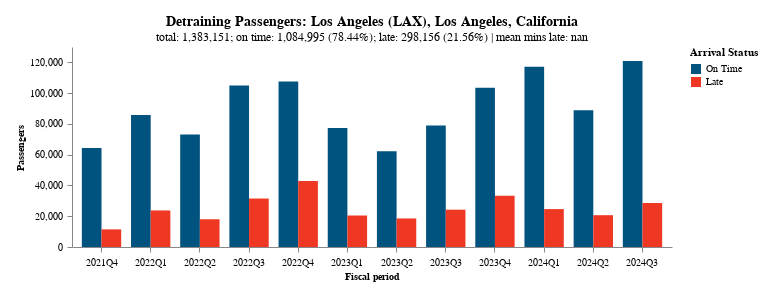

The code cell stored with this chart in its notebook:
### Markdown cell above
### 3.20 LAX: visualize detraining passengers

Visualize LAX detraining passengers, both on-time and late, across all years and quarters with a
bar chart.

### Code cell
# Assemble the data for the chart
chrt_data = vis_bar.create_detrain_chart_frame(lax_qtr_stats, CHRT_BAR["columns"])

# Get station code, station name, city, and state to use in the chart title
text = frm.drop_dups_and_squeeze(
    lax, [COLS["station_code"], COLS["station"], COLS["city"], COLS["state"]]
)

# Chart title
title_txt = (
    f"Detraining Passengers: {text['Arrival Station']} ({text['Arrival Station Code']}), "
    f"{text['City']}, {text['State']}"
)
title = ttl.format_title(lax_stats, title_txt)

# Create and display grouped bar chart
chart = vis_bar.create_grouped_bar_chart(
    chrt_data,
    "Fiscal Period:N",
    "Passengers:Q",
    "Arrival Status:N",
    CHRT_BAR["xoffset_sort"],
    CHRT_BAR["colors"],
    title,
)

chart.display()

### Figure 1 — Vega-Lite specification as saved in the notebook (floating-point values rounded to 4 significant figures)
{"config": {"view": {"continuousWidth": 300, "continuousHeight": 300, "stroke": null, "strokeWidth": 0}}, "layer": [{"mark": {"type": "bar"}, "encoding": {"color": {"field": "Arrival Status", "scale": {"domain": ["On Time", "Late"], "range": ["#00537e", "#ef3824"]}, "title": "Arrival Status", "type": "nominal"}, "tooltip": [{"field": "Fiscal Period", "type": "nominal"}, {"field": "Arrival Status", "type": "nominal"}, {"field": "Passengers", "type": "quantitative"}], "x": {"axis": {"labelAngle": 0, "labelFontWeight": "normal", "labelPadding": 5, "title": "Fiscal period", "titleFontSize": 10, "titleFontWeight": "bold"}, "field": "Fiscal Period", "type": "nominal"}, "xOffset": {"field": "Arrival Status", "sort": ["On Time", "Late"], "type": "nominal"}, "y": {"axis": {"grid": false, "labelAngle": 0, "labelFontWeight": "normal", "labelPadding": 5, "title": "Passengers", "titleFontSize": 10, "titleFontWeight": "bold"}, "field": "Passengers", "type": "quantitative"}}}], "data": {"name": "data-b21e1497efcfa5256adf35ad7fb63055"}, "height": 200, "padding": 15, "title": {"text": ["Detraining Passengers: Los Angeles (LAX), Los Angeles, California"], "subtitle": "total: 1,383,151; on time: 1,084,995 (78.44%); late: 298,156 (21.56%) | mean mins late: nan", "anchor": "middle", "fontSize": 14, "subtitleFontSize": 12}, "width": 600, "$schema": "https://vega.github.io/schema/vega-lite/v5.20.1.json", "datasets": {"data-b21e1497efcfa5256adf35ad7fb63055": [{"Fiscal Period": "2021Q4", "Arrival Status": "On Time", "Passengers": 64402}, {"Fiscal Period": "2022Q1", "Arrival Status": "On Time", "Passengers": 85875}, {"Fiscal Period": "2022Q2", "Arrival Status": "On Time", "Passengers": 73089}, {"Fiscal Period": "2022Q3", "Arrival Status": "On Time", "Passengers": 104978}, {"Fiscal Period": "2022Q4", "Arrival Status": "On Time", "Passengers": 107495}, {"Fiscal Period": "2023Q1", "Arrival Status": "On Time", "Passengers": 77392}, {"Fiscal Period": "2023Q2", "Arrival Status": "On Time", "Passengers": 62314}, {"Fiscal Period": "2023Q3", "Arrival Status": "On Time", "Passengers": 78934}, {"Fiscal Period": "2023Q4", "Arrival Status": "On Time", "Passengers": 103577}, {"Fiscal Period": "2024Q1", "Arrival Status": "On Time", "Passengers": 117178}, {"Fiscal Period": "2024Q2", "Arrival Status": "On Time", "Passengers": 88907}, {"Fiscal Period": "2024Q3", "Arrival Status": "On Time", "Passengers": 120854}, {"Fiscal Period": "2021Q4", "Arrival Status": "Late", "Passengers": 11456}, {"Fiscal Period": "2022Q1", "Arrival Status": "Late", "Passengers": 23767}, {"Fiscal Period": "2022Q2", "Arrival Status": "Late", "Passengers": 18051}, {"Fiscal Period": "2022Q3", "Arrival Status": "Late", "Passengers": 31514}, {"Fiscal Period": "2022Q4", "Arrival Status": "Late", "Passengers": 42910}, {"Fiscal Period": "2023Q1", "Arrival Status": "Late", "Passengers": 20476}, {"Fiscal Period": "2023Q2", "Arrival Status": "Late", "Passengers": 18553}, {"Fiscal Period": "2023Q3", "Arrival Status": "Late", "Passengers": 24261}, {"Fiscal Period": "2023Q4", "Arrival Status": "Late", "Passengers": 33286}, {"Fiscal Period": "2024Q1", "Arrival Status": "Late", "Passengers": 24637}, {"Fiscal Period": "2024Q2", "Arrival Status": "Late", "Passengers": 20676}, {"Fiscal Period": "2024Q3", "Arrival Status": "Late", "Passengers": 28569}]}}
